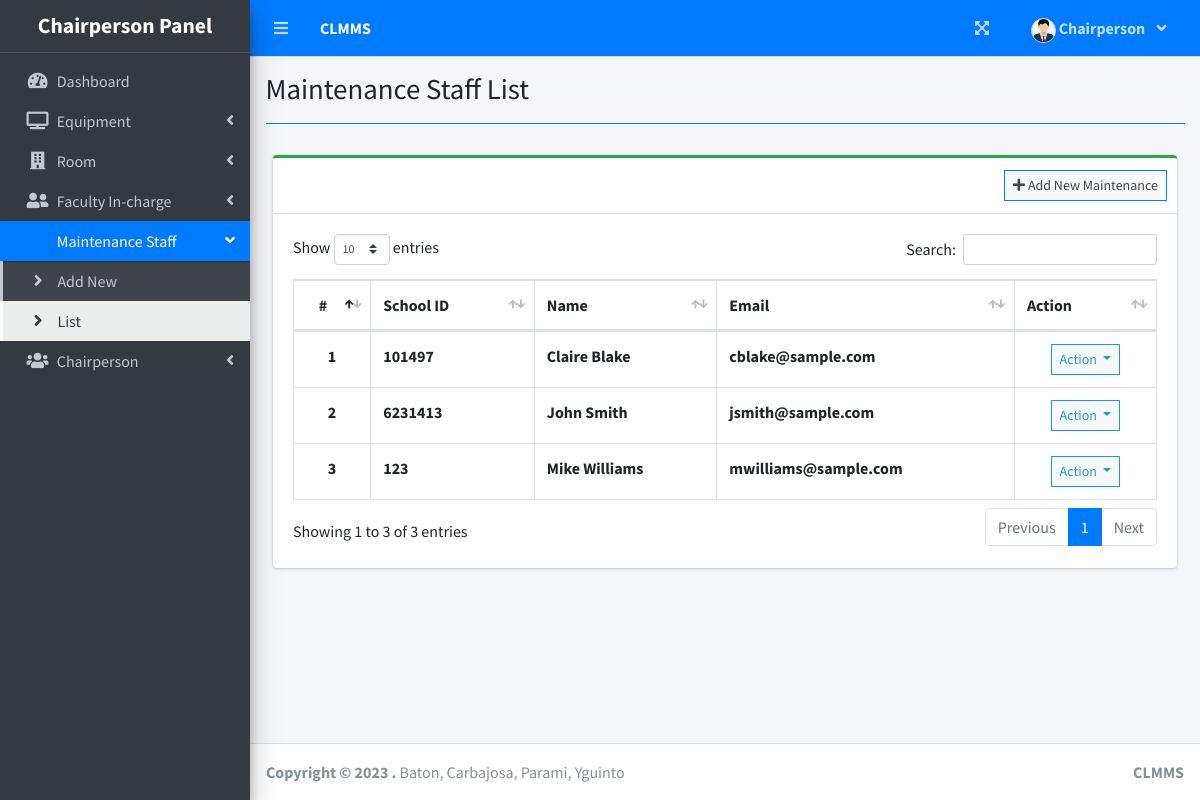
Page /index.php?page=maintenance_staff_list (signed in) on the committed database.
### tables this page shows
CREATE TABLE `student_list` (
  `id` int(30) NOT NULL,
  `school_id` varchar(100) NOT NULL,
  `firstname` varchar(200) NOT NULL,
  `lastname` varchar(200) NOT NULL,
  `email` varchar(200) NOT NULL,
  `password` text NOT NULL,
  `class_id` int(30) NOT NULL,
  `avatar` text NOT NULL DEFAULT 'no-image-available.png',
  `date_created` datetime NOT NULL DEFAULT current_timestamp()
);

### admin/maintenance_staff_list.php (the view, shortened to what this page needs)
<?php include'db_connect.php' ?>
<div class="col-lg-12">
	<div class="card card-outline card-success">
		<div class="card-header">
			<div class="card-tools">
				<a class="btn btn-block btn-sm btn-default btn-flat border-primary" href="./index.php?page=new_maintenance_staff"><i class="fa fa-plus"></i> Add New Maintenance</a>
			</div>
		</div>
		<div class="card-body">
			<table class="table tabe-hover table-bordered" id="list">
				<thead>
					<tr>
						<th class="text-center">#</th>
						<th>School ID</th>
						<th>Name</th>
						<th>Email</th>
						<th>Action</th>
					</tr>
				</thead>
				<tbody>
					<?php
					$i = 1;
					$qry = $conn->query("SELECT *,concat(firstname,' ',lastname) as name FROM student_list order by concat(firstname,' ',lastname) asc");
					while($row= $qry->fetch_assoc()):
					?>
					<tr>
						<th class="text-center"><?php echo $i++ ?></th>
						<td><b><?php echo $row['school_id'] ?></b></td>
						<td><b><?php echo ucwords($row['name']) ?></b></td>
						<td><b><?php echo $row['email'] ?></b></td>
						<td class="text-center">
							<button type="button" class="btn btn-default btn-sm btn-flat border-info wave-effect text-info dropdown-toggle" data-toggle="dropdown" aria-expanded="true">
		                      Action
		                    </button>
						</td>
					</tr>
				<?php endwhile; ?>
				</tbody>
			</table>
		</div>
	</div>
</div>

### rows in the picture
student_list: school "101497", name "Claire Blake", email "cblake@sample.com"
student_list: school "6231413", name "John Smith", email "jsmith@sample.com"
student_list: school "123", name "Mike Williams", email "mwilliams@sample.com"

### other values in the picture
$_SESSION['system']['name'] "CLMMS"
$_SESSION['login_firstname'] "Chairperson"
$title "Maintenance Staff List"
